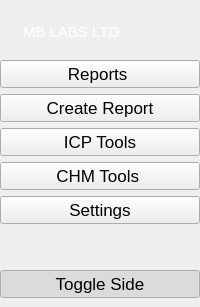
     <widget class="QWidget" name="LeftMenuContainer" native="true">
      <property name="sizePolicy">
       <sizepolicy hsizetype="Preferred" vsizetype="Preferred">
        <horstretch>0</horstretch>
        <verstretch>0</verstretch>
       </sizepolicy>
      </property>
      <property name="minimumSize">
       <size>
        <width>200</width>
        <height>0</height>
       </size>
      </property>
      <property name="maximumSize">
       <size>
        <width>200</width>
        <height>16777215</height>
       </size>
      </property>
      <property name="font">
       <font>
        <pointsize>13</pointsize>
       </font>
      </property>
      <property name="styleSheet">
       <string notr="true"/>
      </property>
      <layout class="QVBoxLayout" name="verticalLayout_2">
       <property name="spacing">
        <number>0</number>
       </property>
       <property name="leftMargin">
        <number>0</number>
       </property>
       <property name="topMargin">
        <number>0</number>
       </property>
       <property name="rightMargin">
        <number>0</number>
       </property>
       <property name="bottomMargin">
        <number>0</number>
       </property>
       <item>
        <widget class="QWidget" name="LeftMenuSubContainer" native="true">
         <property name="styleSheet">
          <string notr="true"/>
         </property>
         <layout class="QVBoxLayout" name="verticalLayout">
          <property name="leftMargin">
           <number>0</number>
          </property>
          <property name="rightMargin">
           <number>0</number>
          </property>
          <item>
           <widget class="QFrame" name="TopNav">
            <property name="minimumSize">
             <size>
              <width>0</width>
              <height>45</height>
             </size>
            </property>
            <property name="styleSheet">
             <string notr="true">#logo {
	color: white; 
	border:none; 
	padding-left: 10px; 
	font-size:bold;

}

QFrame {
	border:none;
}</string>
            </property>
            <property name="frameShape">
             <enum>QFrame::StyledPanel</enum>
            </property>
            <property name="frameShadow">
             <enum>QFrame::Raised</enum>
            </property>
            <layout class="QGridLayout" name="gridLayout">
             <item row="0" column="0">
              <widget class="QLabel" name="logo">
               <property name="font">
                <font>
                 <pointsize>-1</pointsize>
                 <weight>50</weight>
                 <italic>false</italic>
                 <bold>false</bold>
                </font>
               </property>
               <property name="styleSheet">
                <string notr="true">font: 15px; 
color: rgb(255, 255, 255);</string>
               </property>
               <property name="text">
                <string>MB LABS LTD</string>
               </property>
              </widget>
             </item>
            </layout>
           </widget>
          </item>
          <item>
           <widget class="QPushButton" name="reportsBtn1">
            <property name="text">
             <string>Reports </string>
            </property>
            <property name="icon">
             <iconset resource="../assets/resourse.qrc">
              <normaloff>:/icons/icons/file.png</normaloff>:/icons/icons/file.png</iconset>
            </property>
            <property name="iconSize">
             <size>
              <width>20</width>
              <height>20</height>
             </size>
            </property>
            <property name="checkable">
             <bool>true</bool>
            </property>
           </widget>
          </item>
          <item>
           <widget class="QPushButton" name="createReportBtn1">
            <property name="layoutDirection">
             <enum>Qt::LeftToRight</enum>
            </property>
            <property name="autoFillBackground">
             <bool>false</bool>
            </property>
            <property name="styleSheet">
             <string notr="true"/>
            </property>
            <property name="text">
             <string>Create Report</string>
            </property>
            <property name="icon">
             <iconset resource="../assets/resourse.qrc">
              <normaloff>:/icons/icons/file-earmark-plus.svg</normaloff>:/icons/icons/file-earmark-plus.svg</iconset>
            </property>
            <property name="iconSize">
             <size>
              <width>20</width>
              <height>20</height>
             </size>
            </property>
            <property name="checkable">
             <bool>true</bool>
            </property>
            <property name="flat">
             <bool>false</bool>
            </property>
           </widget>
          </item>
          <item>
           <widget class="QPushButton" name="icpBtn1">
            <property name="text">
             <string>ICP Tools</string>
            </property>
            <property name="icon">
             <iconset resource="../assets/resourse.qrc">
              <normaloff>:/icons/icons/flask.png</normaloff>:/icons/icons/flask.png</iconset>
            </property>
            <property name="iconSize">
             <size>
              <width>20</width>
              <height>20</height>
             </size>
            </property>
            <property name="checkable">
             <bool>true</bool>
            </property>
           </widget>
          </item>
          <item>
           <widget class="QPushButton" name="gsmsBtn1">
            <property name="text">
             <string>CHM Tools </string>
            </property>
            <property name="icon">
             <iconset resource="../assets/resourse.qrc">
              <normaloff>:/icons/icons/microscope.png</normaloff>:/icons/icons/microscope.png</iconset>
            </property>
            <property name="iconSize">
             <size>
              <width>20</width>
              <height>20</height>
             </size>
            </property>
            <property name="checkable">
             <bool>true</bool>
            </property>
           </widget>
          </item>
          <item>
           <widget class="QPushButton" name="settingBtn1">
            <property name="text">
             <string>Settings</string>
            </property>
            <property name="icon">
             <iconset resource="../assets/resourse.qrc">
              <normaloff>:/icons/icons/settings-sliders.png</normaloff>:/icons/icons/settings-sliders.png</iconset>
            </property>
            <property name="iconSize">
             <size>
              <width>20</width>
              <height>20</height>
             </size>
            </property>
            <property name="checkable">
             <bool>true</bool>
            </property>
           </widget>
          </item>
          <item>
           <spacer name="verticalSpacer">
            <property name="orientation">
             <enum>Qt::Vertical</enum>
            </property>
            <property name="sizeHint" stdset="0">
             <size>
              <width>20</width>
              <height>40</height>
             </size>
            </property>
           </spacer>
          </item>
          <item>
           <widget class="QPushButton" name="toggleMenuLarge">
            <property name="text">
             <string>Toggle Side</string>
            </property>
            <property name="icon">
             <iconset resource="../assets/resourse.qrc">
              <normaloff>:/icons/icons/menu-burger.png</normaloff>:/icons/icons/menu-burger.png</iconset>
            </property>
            <property name="iconSize">
             <size>
              <width>20</width>
              <height>20</height>
             </size>
            </property>
            <property name="checkable">
             <bool>true</bool>
            </property>
            <property name="checked">
             <bool>true</bool>
            </property>
           </widget>
          </item>
         </layout>
        </widget>
       </item>
      </layout>
     </widget>
